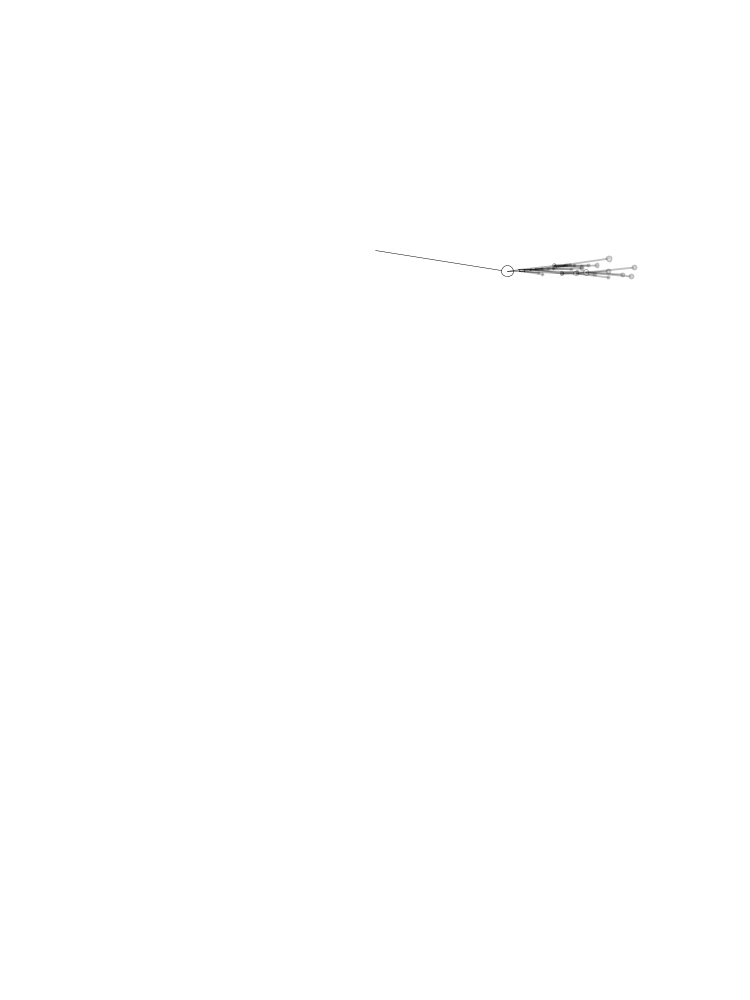
Frame 1 (no input)
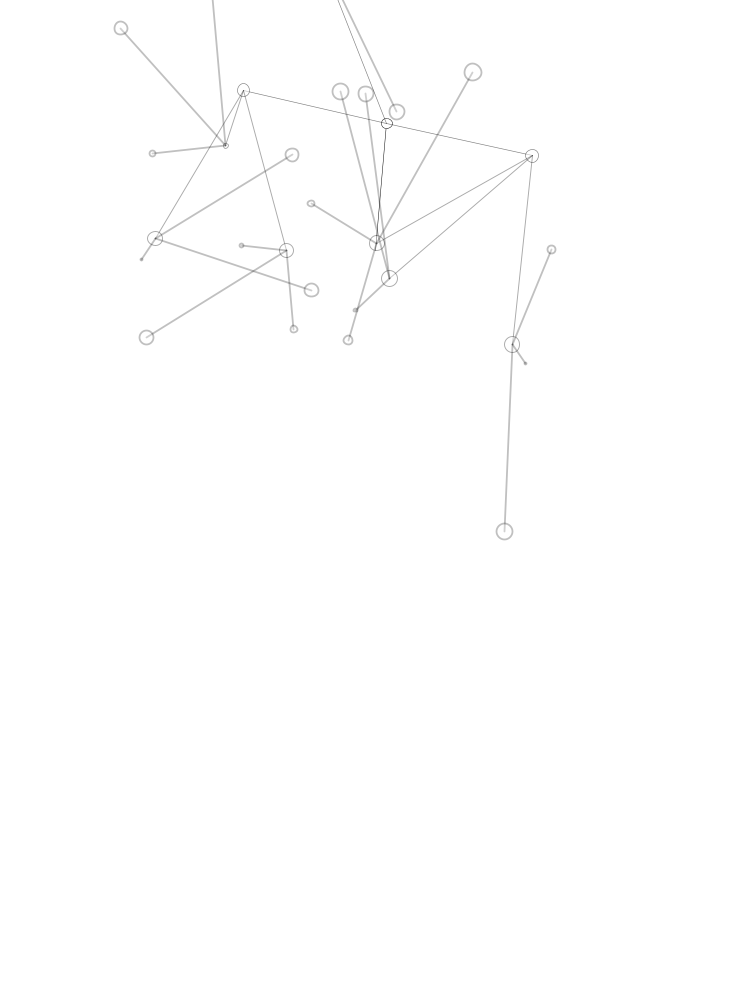
Frame 60 (the mouse pressed at the canvas centre just before this capture)
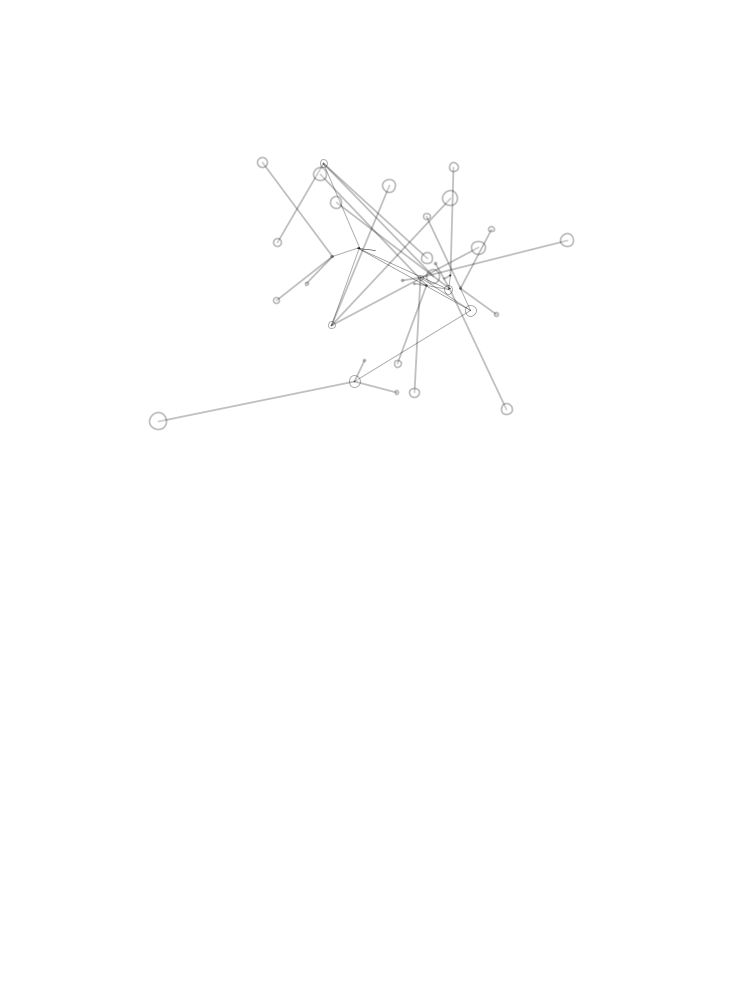
Frame 120 (the mouse held since frame 60 and released just before this capture)

The Processing sketch that drew these frames (run headless with seeded random() and noise(); from frame 60 on, the mouse is pressed at the canvas centre):

// Processing sketch: processing_48614
// ── processing_48614.pde

int _numChildren = 3;
int _maxLevels = 4;
Branch _trunk;
void setup() {
  size(750, 1000);
  background(255);
  noFill();
  smooth();
  newTree();
}
void draw(){
background(255);
_trunk.updateMe(width/2, height/4);
_trunk.drawMe();
}
void newTree() {
  _trunk = new Branch(1, 0, width/2, height-50);
  _trunk.drawMe();
}

class Branch {
  float level, index;
  float x, y;
  float endx, endy;
  float strokeW, alph; // line style
  float len, lenChange; // length
  float rot, rotChange; // rotation
  Branch[] children = new Branch[0];
  Branch(float lev, float ind, float
    ex, float why) {
    level = lev;
    index = ind;
    strokeW = (1/level)*100;
    alph = 255/level;
    len = (1/level)*random(200);
    lenChange = random(10)-5;
    rotChange = random(10)-5;
    updateMe(ex, why);
    if (level < _maxLevels) {
      children = new Branch[_numChildren];
      for (int x=0; x<_numChildren; x++) {
        children[x] =
          new Branch(level+1, x, endx, endy);
      }
    }
  }
  void updateMe(float ex, float why)
  {
    x = ex;
    y = why;
    rot += rotChange;
    len -= lenChange;
    if (len<0 || len>200) { 
      lenChange *= -1;
    }
    float radian = radians(rot);
    endx = x+(len*cos(radian));
    endy = y+(len*sin(radian));
    for (int i=0; i<children.length; i++) {
      children[i].updateMe(endx, endy);
    }
  }
  void drawMe() {
    strokeWeight(strokeW/(alph-50));
    stroke(0, alph);
    fill(255, alph);
    line(x, y, endx, endy);
    ellipse(endx, endy, len/12, len/12);
    for (int i=0; i<children.length; i++) {
      children[i].drawMe();
    }
  }
}
